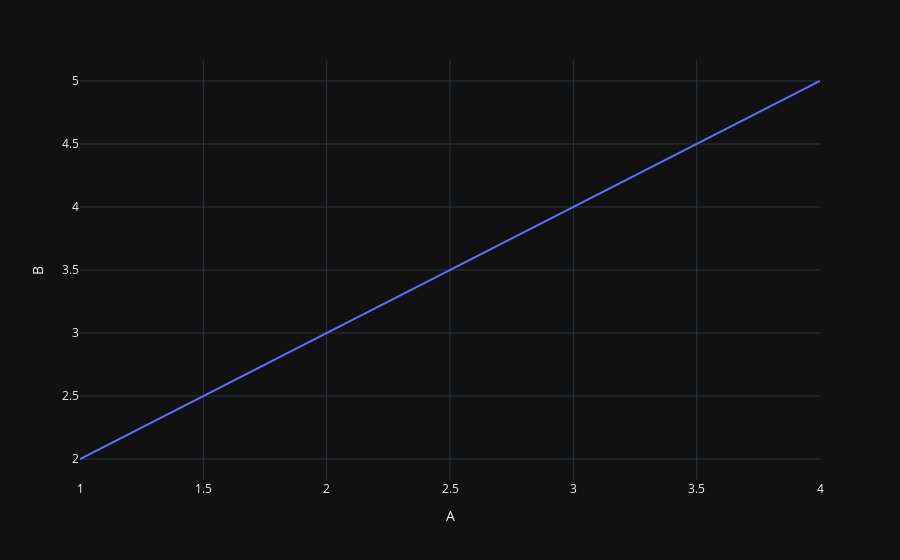

Notebook source saved alongside this figure:
### Code cell
figure = px.line(df, x='A', y='B')
obsidian_plotly(figure, 'test_plotly')

### Figure 1 — Plotly figure (JSON) as saved in the notebook; plotly's stock layout.template omitted (floating-point values rounded to 4 significant figures)
{"data": [{"hovertemplate": "A=%{x}<br>B=%{y}<extra></extra>", "legendgroup": "", "line": {"color": "#636efa", "dash": "solid"}, "marker": {"symbol": "circle"}, "mode": "lines", "name": "", "orientation": "v", "showlegend": false, "x": [1, 4], "xaxis": "x", "y": [2, 5], "yaxis": "y", "type": "scatter"}], "layout": {"xaxis": {"anchor": "y", "domain": [0.0, 1.0], "title": {"text": "A"}}, "yaxis": {"anchor": "x", "domain": [0.0, 1.0], "title": {"text": "B"}}, "legend": {"tracegroupgap": 0}, "margin": {"t": 60}}}
